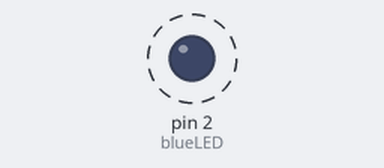
Bench run of a sketch on a simulated Arduino Uno, built with avr-gcc and run on an emulated ATmega328P. Parts: output pins drawn as LEDs (lit = HIGH). Dashed ring = blinking.

Above: at 0.5 s.
Timing chart, 0 to 4.6 s (numbered marks = the images above):
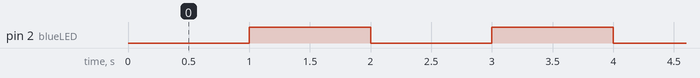

The sketch:

1_LedBlinking.ino
```cpp
#define blueLED 02

void setup() {
   pinMode(blueLED, OUTPUT);
}

void loop() {
  digitalWrite(blueLED, !HIGH);
  delay(1000);
  digitalWrite(blueLED, !LOW);
  delay(1000);
}
```

Measured:
- by itself, pin 2 (blueLED): alternates HIGH for 1.0 s and LOW for 1.0 s
